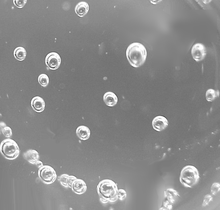
%> input picture Assignment_1/bubbles.tif, 220 x 210 px, shrunk from 714 x 682 before the run
$ octave IPlaplacian_test.m   (GNU Octave 9; MATLAB toolbox functions it lacks are replaced by stand-ins)
%> lines starting %> are read from the running program, lines starting %| are printed output that depends on the picture
### Assignment_1/IPfilter.m
% Function that performs a general image filter
% It takes the orginal image and a chosen kernel as input
% It outputs the enhanced image
function result = IPfilter(f, kernel)
    [M, N] = size(f); %M = height, N = width
    result = zeros(M,N);
    [kernelHeight, kernelWidth] = size(kernel);
    a = (kernelHeight-1)/2;
    b = (kernelWidth-1)/2;
    kernelCenterX = (kernelHeight+1) / 2;
    kernelCenterY = (kernelWidth+1) / 2;
    % loop over all the pixels in the image
    for x=1:M
        for y=1:N
            % loop over the kernel size
            for s=-a:a
                for t=-b:b
                    if (x+s < 1 || y+t < 1 || x+s > M || y+t > N)
                        % skip anything outside the orginal image.
                        % has the same effect as zero padding.
                        continue;
                    end
                    result(x,y) = result(x,y) + kernel(kernelCenterX+s, ...
                        kernelCenterY+t) * f(x+s, y+t);
                end
            end
        end
    end
end

### Assignment_1/IPlaplacian.m
% Function that performs the laplacian enhancement technique
% It takes the orginal image and a chosen kernel as input
% It outputs the enhanced image
function result = IPlaplacian(f, kernel)
    laplacian = IPfilter(f, kernel); % create laplacian image

    % substract or add laplacian image from orginal image,
    % depending on kernel used. See book Figure 3.45, section 3.6.
    if (isequal(kernel, [0,1,0; 1,-4,1; 0,1,0]) || ...
        isequal(kernel, [1,1,1; 1,-8,1; 1,1,1]))
        c = -1;
    else
        c = 1;
    end

    result = f + c * laplacian; % add filter to image
end

### Assignment_1/IPlaplacian_test.m
clc;
imname='bubbles';
inputfile = ['input_images/', imname,'.tif'];
f=imread(inputfile);
%> f is the input picture: size 210x220 uint8; min 74, max 255, mean 138.6
f = im2double(f);
%> f: size 210x220 double
kernel = [0,1,0; 1,-4,1; 0,1,0];
laplacian = IPfilter(f, kernel);
%> after the loop in IPfilter, `for x=1:M`:
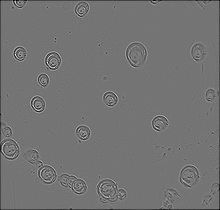
%> result: size 210x220 double; min -1.38, max 1.63, mean -0.0106; drawn with min black and max white
result = IPlaplacian(f, kernel);
%> in IPlaplacian, `result = f + c * laplacian;`:
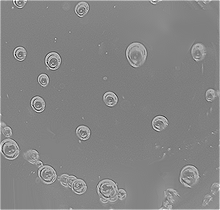
%> result: size 210x220 double; min -1.34, max 2.29, mean 0.554; drawn with min black and max white

figure;
subplot(131);
imshow(f)
title('orginal image')

subplot(132);
imshow(result)
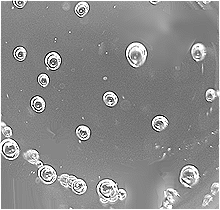
%> displayed picture: size 210x220, on the screen's scale of 0 to 255; min 0, max 255, mean 138.2
title('Laplacian enhancement')

subplot(133);
imshow(laplacian)
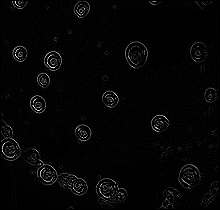
%> displayed picture: size 210x220, on the screen's scale of 0 to 255; min 0, max 255, mean 5.5
title('laplacian filter')

% Write current figure to file
imwrite(result, 'output_images/laplacian_result_kernelA.png');
imwrite(laplacian, 'output_images/laplacian_filter_kernelA.png');

kernel = [1,1,1; 1,-8,1; 1,1,1];
laplacian = IPfilter(f, kernel);
result = IPlaplacian(f, kernel);
%> call 2 of IPlaplacian, with kernel = [1 1 1; 1 -8 1; 1 1 1]
%> in IPlaplacian (call 2), `result = f + c * laplacian;`:
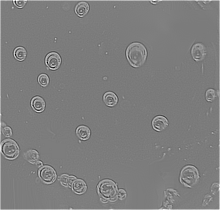
%> result: size 210x220 double; min -3.65, max 4.87, mean 0.575; drawn with min black and max white

figure;
subplot(131);
imshow(f)
title('orginal image')

subplot(132);
imshow(result)
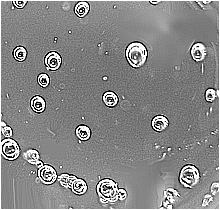
%> displayed picture: size 210x220, on the screen's scale of 0 to 255; min 0, max 255, mean 135.2
title('Laplacian enhancement')

subplot(133);
imshow(laplacian)
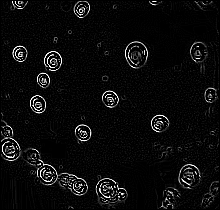
%> displayed picture: size 210x220, on the screen's scale of 0 to 255; min 0, max 255, mean 12.2
title('laplacian filter')

% Write current figure to file
imwrite(result, 'output_images/laplacian_result_kernelB.png');
imwrite(laplacian, 'output_images/laplacian_filter_kernelB.png');

$ run again, with Assignment_1/cktboard.tif copied over Assignment_1/bubbles.tif
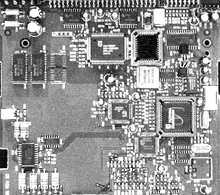
%> input picture Assignment_1/cktboard.tif, 220 x 195 px, shrunk from 671 x 594 before the run
%> f is the input picture: size 195x220 uint8; min 0, max 255, mean 145.7
%> f: size 195x220 double
%> after the loop in IPfilter, `for x=1:M`:
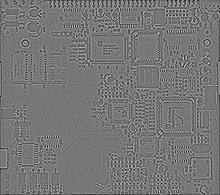
%> result: size 195x220 double; min -2.19, max 2.48, mean -0.0098; drawn with min black and max white
%> `imshow(laplacian)`:
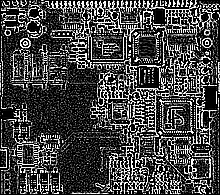
%> displayed picture: size 195x220, on the screen's scale of 0 to 255; min 0, max 255, mean 69.8
